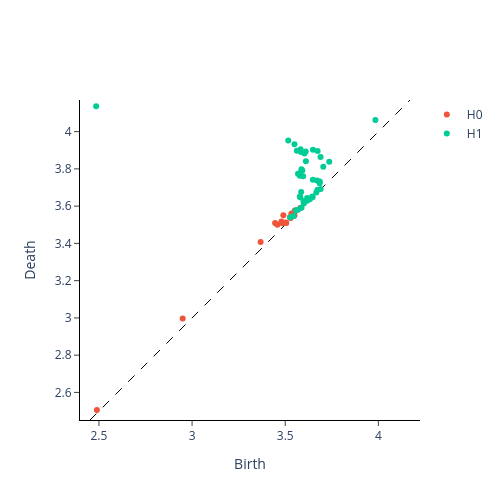

Here is the notebook cell this chart was saved with:
### Code cell
gtda.plotting.plot_diagram(persistence_diagrams[0][135])
